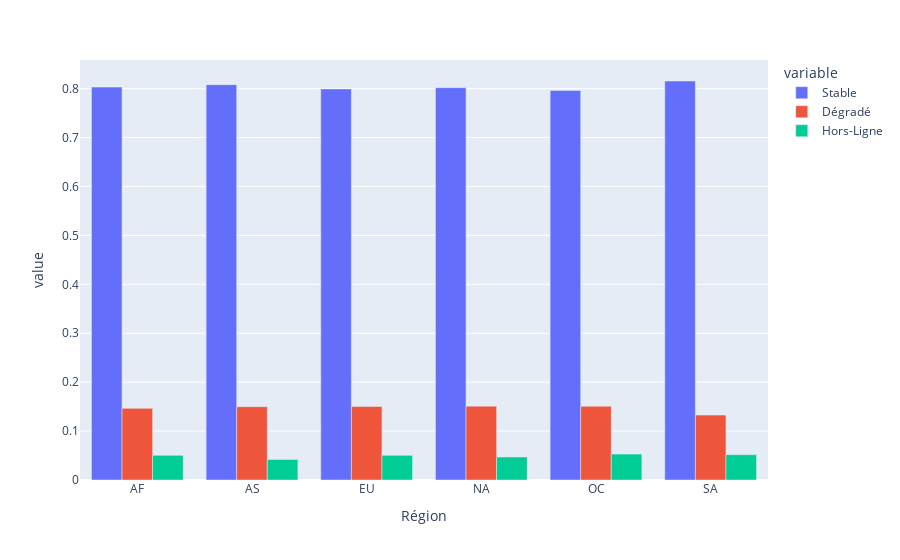

Notebook code cell kept with this figure:
### Code cell
# Second graphique avec pourcentage
status_par_region["Total"] = status_par_region["Stable"] + status_par_region["Dégradé"] + status_par_region["Hors-Ligne"]
status_par_region["Stable"] = status_par_region["Stable"] / status_par_region["Total"]
status_par_region["Dégradé"] = status_par_region["Dégradé"] / status_par_region["Total"]
status_par_region["Hors-Ligne"] = status_par_region["Hors-Ligne"] / status_par_region["Total"]

px.bar(status_par_region, x='Région', y=["Stable","Dégradé",'Hors-Ligne'], labels={'x': 'Région', 'y': 'Pourcentage de serveurs'}, barmode='group')

### Figure 1 — Plotly figure (JSON) as saved in the notebook; plotly's stock layout.template omitted (floating-point values rounded to 4 significant figures)
{"data": [{"alignmentgroup": "True", "hovertemplate": "variable=Stable<br>Région=%{x}<br>value=%{y}<extra></extra>", "legendgroup": "Stable", "marker": {"color": "#636efa", "pattern": {"shape": ""}}, "name": "Stable", "offsetgroup": "Stable", "orientation": "v", "showlegend": true, "textposition": "auto", "type": "bar", "x": ["AF", "AS", "EU", "NA", "OC", "SA"], "xaxis": "x", "y": [0.8031, 0.8081, 0.7994, 0.802, 0.7962, 0.8156], "yaxis": "y"}, {"alignmentgroup": "True", "hovertemplate": "variable=Dégradé<br>Région=%{x}<br>value=%{y}<extra></extra>", "legendgroup": "Dégradé", "marker": {"color": "#EF553B", "pattern": {"shape": ""}}, "name": "Dégradé", "offsetgroup": "Dégradé", "orientation": "v", "showlegend": true, "textposition": "auto", "type": "bar", "x": ["AF", "AS", "EU", "NA", "OC", "SA"], "xaxis": "x", "y": [0.1464, 0.1499, 0.1501, 0.151, 0.1507, 0.1327], "yaxis": "y"}, {"alignmentgroup": "True", "hovertemplate": "variable=Hors-Ligne<br>Région=%{x}<br>value=%{y}<extra></extra>", "legendgroup": "Hors-Ligne", "marker": {"color": "#00cc96", "pattern": {"shape": ""}}, "name": "Hors-Ligne", "offsetgroup": "Hors-Ligne", "orientation": "v", "showlegend": true, "textposition": "auto", "type": "bar", "x": ["AF", "AS", "EU", "NA", "OC", "SA"], "xaxis": "x", "y": [0.05048, 0.04197, 0.05046, 0.04703, 0.05305, 0.0517], "yaxis": "y"}], "layout": {"barmode": "group", "legend": {"title": {"text": "variable"}, "tracegroupgap": 0}, "margin": {"t": 60}, "xaxis": {"anchor": "y", "domain": [0, 1], "title": {"text": "Région"}}, "yaxis": {"anchor": "x", "domain": [0, 1], "title": {"text": "value"}}}}
